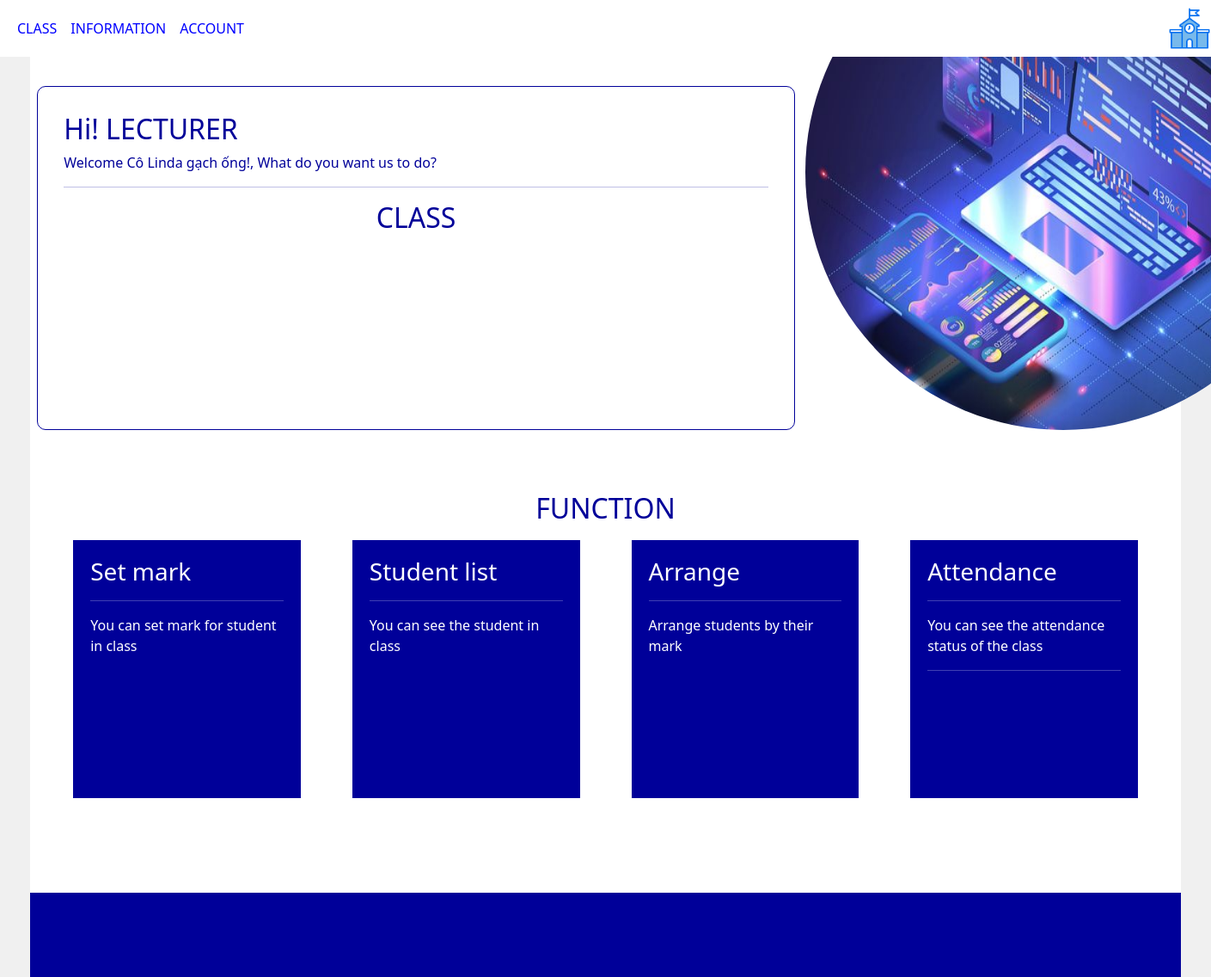
Page /accountManagement/lecturer/3 (upper part) on the earlier database version.
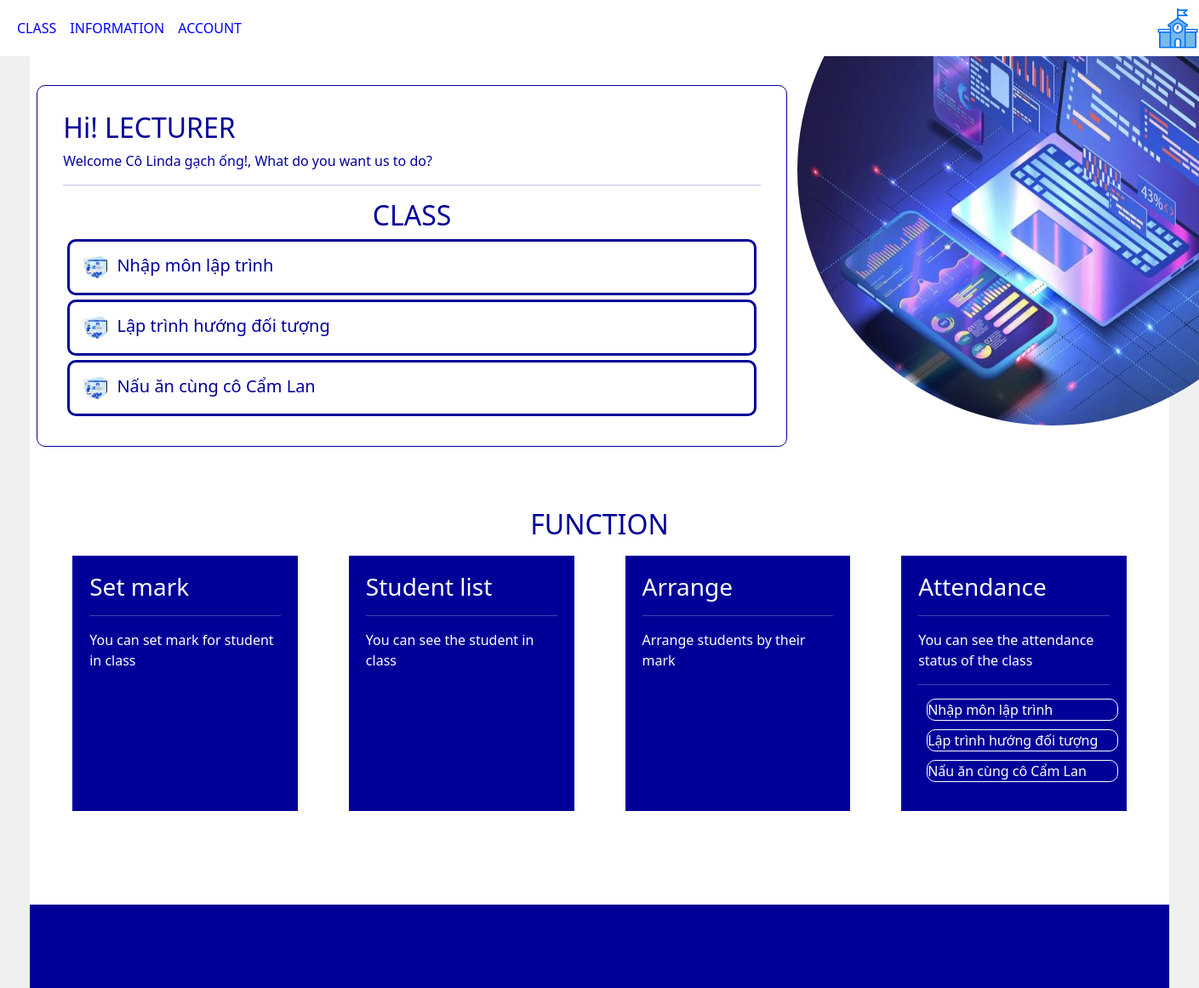
Same page on the later database version.
### attendance/models.py (models this page shows, shortened)
class Class(models.Model):
    class_name = models.CharField(max_length=100, verbose_name="Lớp học")
    teacher = models.ForeignKey('Teacher', on_delete=models.SET_NULL, null=True, verbose_name="Giảng viên đứng lớp")
    start_date = models.DateField(default=datetime.now,verbose_name="Ngày bắt đầu")
    start_time = models.TimeField(null=True, verbose_name="Giờ học")
    def student_list(self):
        students_in_class = Student.objects.filter(class_name=self)
        return ', '.join([student.name for student in students_in_class])
    student_list.short_description = 'Danh sách sinh viên'

### attendance/views.py (the view, shortened to what this page needs)
# urls.py: path('accountManagement/<str:role>/<int:id>',views.getAccountManagement,name='accountManagement'),
def getAccountManagement(request,role,id):
    if role == 'student':
        user = Student.objects.get(id=id)
    elif role == 'lecturer':
        user = Teacher.objects.get(id=id)
        classes = Class.objects.filter(teacher=user)
    context = {
        'user': user,
        'classes': classes
    }
    return render(request, 'interface/AccountManagement.html', context)

### attendance/templates/interface/AccountManagement.html (shortened to what this page needs)
{% extends "page/interface_base.html" %}
{% load static %}
{% block sayhi %}
    {% if user.user.role == "Student" %}
        <h2>Hi! STUDENT</h2>
        <p>Welcome {{user.name}}!, What do you want us to do? </p>
        <hr>
        <h2 class="text-center">CLASS</h2>
        <a href="{% url 'AttendanceForStudent' user.id %}">
            <div class="class-list-item">
                <div class="icon-class"><img src="{% static 'attendance/icon1.jpg' %}" alt="" width="40px" height="40px"></div>
                <div class="link-class">Get Attendance</div>
            </div>
        </a>
        <a href="{% url 'Mark' user.id %}">
            <div class="class-list-item">
                <div class="icon-class"><img src="{% static 'attendance/icon1.jpg' %}" alt="" width="40px" height="40px"></div>
                <div class="link-class">Get Mark</div>
            </div>
        </a>
    {% else %}
        <h2>Hi! LECTURER</h2>
        <p>Welcome {{user.name}}!, What do you want us to do? </p>
        <hr>
        <h2 class="text-center">CLASS</h2>
        {% for class in classes %}
        <a href="{% url 'Class' class.id %}">
            <div class="class-list-item">
                <div class="icon-class"><img src="{% static 'attendance/icon1.jpg' %}" alt="" width="40px" height="40px"></div>
                <div class="link-class">{{class.class_name}}</div>
            </div>
        </a>
        {% endfor %}
    {% endif %}
{% endblock sayhi %}
{% block func %}
    {% if user.user.role == "Teacher" %}
    <br>
    <br>
    <br>
    <h2 class="text-center">FUNCTION</h2>
    <div class="func-table">
        <div class="func1">
            <h3>Set mark</h3>
            <hr>
            <p>You can set mark for student in class</p>
        </div>
        <div class="func2">
            <h3>Student list</h3>
            <hr>
            <p>You can see the student in class</p>
        </div>
        <div class="func3">
            <h3>Arrange</h3>
            <hr>
            <p>Arrange students by their mark</p>
        </div>
        <div class="func4">
            <h3>Attendance</h3>
            <hr>
            <p>You can see the attendance status of the class</p>
            <hr>
            {% for class in classes %}
                <a class="dropdown-item atd-list" href="{% url 'AttendanceList' class.id %}">
                    {{class.class_name}}
                </a>
            {% endfor %}
        </div>
    </div>
    {% endif %}
{% endblock func %}

Differences in the rows shown:
added Class: class_name "Nhập môn lập trình"
added Class: class_name "Lập trình hướng đối tượng"
added Class: class_name "Nấu ăn cùng cô Cẩm Lan"
